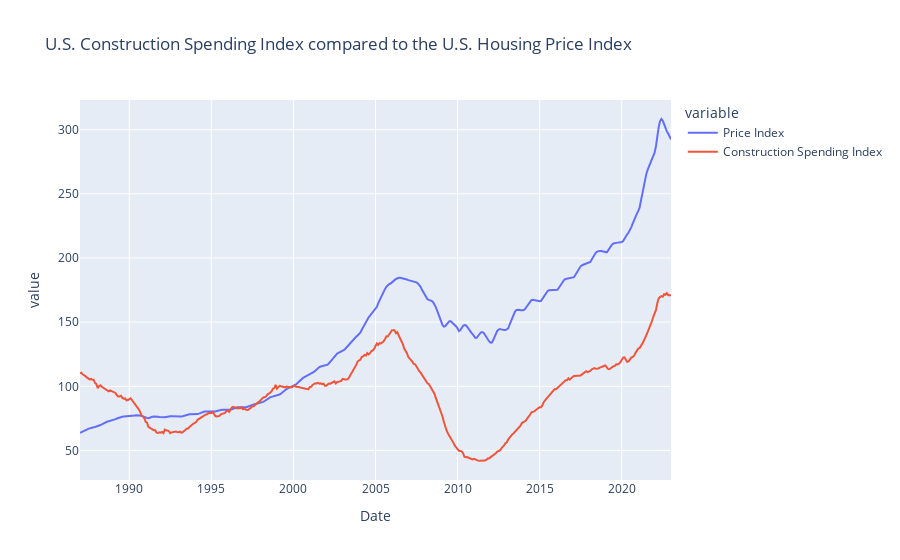

This figure's notebook cell:
### Code cell
# create an index of construction spending based on the year 2000
construction_index = df['Construction'] / df.loc[df['Date'] == '2000-01-01', 'Construction'].values[0] * 100
# use plotly to create a line graph of the U.S. Construction Spending Index compared to the U.S. Housing Price Index
fig = px.line(df, x='Date', y=['Price Index', construction_index], title='U.S. Construction Spending Index compared to the U.S. Housing Price Index')
# name the wide_variable_1 variable with the name 'Construction Spending Index'
fig.for_each_trace(lambda t: t.update(name=t.name.replace("wide_variable_1", "Construction Spending Index")))
# save the graph
fig.write_image('images/Construction_vs_Price.png')
fig.show()

### Figure 1 — Plotly figure (JSON) as saved in the notebook; plotly's stock layout.template omitted (floating-point values rounded to 4 significant figures; data arrays with more than 128 entries replaced by an {"elided": "..."} marker saying what was removed)
{"data": [{"hovertemplate": "variable=Price Index<br>Date=%{x}<br>value=%{y}<extra></extra>", "legendgroup": "Price Index", "line": {"color": "#636efa", "dash": "solid"}, "marker": {"symbol": "circle"}, "mode": "lines", "name": "Price Index", "orientation": "v", "showlegend": true, "type": "scatter", "x": {"elided": "433 str values"}, "xaxis": "x", "y": {"elided": "433 float values"}, "yaxis": "y"}, {"hovertemplate": "variable=wide_variable_1<br>Date=%{x}<br>value=%{y}<extra></extra>", "legendgroup": "wide_variable_1", "line": {"color": "#EF553B", "dash": "solid"}, "marker": {"symbol": "circle"}, "mode": "lines", "name": "Construction Spending Index", "orientation": "v", "showlegend": true, "type": "scatter", "x": {"elided": "433 str values"}, "xaxis": "x", "y": {"elided": "433 float values"}, "yaxis": "y"}], "layout": {"legend": {"title": {"text": "variable"}, "tracegroupgap": 0}, "title": {"text": "U.S. Construction Spending Index compared to the U.S. Housing Price Index"}, "xaxis": {"anchor": "y", "domain": [0, 1], "title": {"text": "Date"}}, "yaxis": {"anchor": "x", "domain": [0, 1], "title": {"text": "value"}}}}
